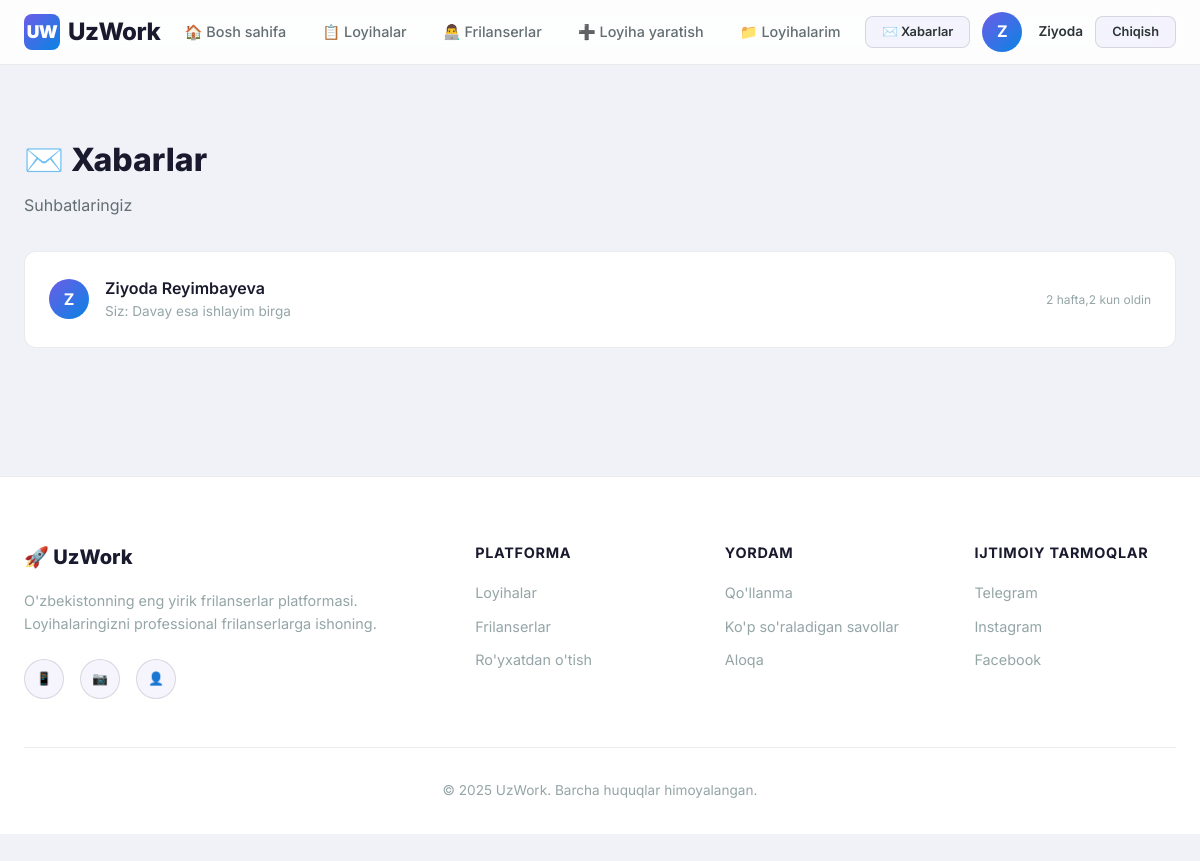
/messages/ (signed in), run on the app's committed database.
### accounts/models.py (models this page shows, shortened)
class User(AbstractUser):
    ROLE_CHOICES = (
        ('client', 'Buyurtmachi'),
        ('freelancer', 'Frilanser'),
        ('admin', 'Administrator'),
    )
    role = models.CharField(max_length=20, choices=ROLE_CHOICES, default='client', verbose_name="Rol")
    phone = models.CharField(max_length=20, blank=True, verbose_name="Telefon raqam")
    avatar = models.ImageField(upload_to='avatars/', blank=True, null=True, verbose_name="Profil rasmi")
    bio = models.TextField(blank=True, verbose_name="O'zi haqida")
    skills = models.CharField(max_length=500, blank=True, verbose_name="Ko'nikmalar",
                              help_text="Vergul bilan ajrating: masalan, Python, Django, JavaScript")
    location = models.CharField(max_length=100, blank=True, verbose_name="Joylashuv")
    portfolio_url = models.URLField(blank=True, verbose_name="Portfolio havolasi")
    date_joined_display = models.DateTimeField(auto_now_add=True, verbose_name="Ro'yxatdan o'tgan sana")
    class Meta:
        verbose_name = "Foydalanuvchi"
        verbose_name_plural = "Foydalanuvchilar"
    @property
    def is_client(self):
        return self.role == 'client'
    @property
    def is_admin_user(self):
        return self.role == 'admin' or self.is_superuser

### messaging/models.py (models this page shows, shortened)
class Message(models.Model):
    sender = models.ForeignKey(
        settings.AUTH_USER_MODEL, on_delete=models.CASCADE,
        related_name='sent_messages', verbose_name="Yuboruvchi"
    )
    receiver = models.ForeignKey(
        settings.AUTH_USER_MODEL, on_delete=models.CASCADE,
        related_name='received_messages', verbose_name="Qabul qiluvchi"
    )
    project = models.ForeignKey(
        'projects.Project', on_delete=models.SET_NULL,
        null=True, blank=True, related_name='messages',
        verbose_name="Loyiha"
    )
    content = models.TextField(verbose_name="Xabar matni")
    is_read = models.BooleanField(default=False, verbose_name="O'qilgan")
    created_at = models.DateTimeField(auto_now_add=True, verbose_name="Yuborilgan vaqt")
    class Meta:
        verbose_name = "Xabar"
        verbose_name_plural = "Xabarlar"
        ordering = ['created_at']

### messaging/views.py (the view)
# urls.py: path('', views.inbox_view, name='inbox'),
@login_required
def inbox_view(request):
    sent_to = Message.objects.filter(sender=request.user).values_list('receiver', flat=True).distinct()
    received_from = Message.objects.filter(receiver=request.user).values_list('sender', flat=True).distinct()
    user_ids = set(list(sent_to) + list(received_from))
    chat_users = User.objects.filter(id__in=user_ids)
    conversations = []
    for user in chat_users:
        last_msg = Message.objects.filter(
            Q(sender=request.user, receiver=user) |
            Q(sender=user, receiver=request.user)
        ).order_by('-created_at').first()
        unread_count = Message.objects.filter(
            sender=user, receiver=request.user, is_read=False
        ).count()
        conversations.append({
            'user': user,
            'last_message': last_msg,
            'unread_count': unread_count,
        })
    conversations.sort(key=lambda c: c['last_message'].created_at if c['last_message'] else '', reverse=True)
    return render(request, 'messaging/inbox.html', {'conversations': conversations})

### templates/messaging/inbox.html (shortened to what this page needs)
{% extends 'base.html' %}
{% block content %}
<div class="page-header">
    <div class="container">
        <h1>✉️ Xabarlar</h1>
        <p>Suhbatlaringiz</p>
    </div>
</div>
<div class="container" style="padding-bottom: var(--space-3xl);">
    {% if conversations %}
    <div class="inbox-list">
        {% for conv in conversations %}
        <a href="{% url 'chat' username=conv.user.username %}" class="inbox-item">
            {% if conv.user.avatar %}
                <img src="{{ conv.user.avatar.url }}" class="avatar avatar-md" alt="">
            {% else %}
                <div class="avatar-placeholder avatar-md">{{ conv.user.first_name|first|default:conv.user.username|first }}</div>
            {% endif %}
            <div class="inbox-info">
                <div class="inbox-name">{{ conv.user.get_full_name|default:conv.user.username }}</div>
                <div class="inbox-preview">
                    {% if conv.last_message %}
                        {% if conv.last_message.sender == request.user %}Siz: {% endif %}{{ conv.last_message.content|truncatewords:10 }}
                    {% endif %}
                </div>
            </div>
            {% if conv.last_message %}
            <span class="inbox-time">{{ conv.last_message.created_at|timesince }} oldin</span>
            {% endif %}
        </a>
        {% endfor %}
    </div>
    {% else %}
    <div class="empty-state">
        <div class="empty-icon">✉️</div>
        <h3>Hozircha xabarlar yo'q</h3>
        <p>Frilanser yoki buyurtmachi profiliga kirib xabar yuborishingiz mumkin</p>
    </div>
    {% endif %}
</div>
{% endblock %}

### templates/base.html (shortened to what this page needs)
{% load static %}
<!DOCTYPE html>
<html lang="uz">
<head>
    <link rel="stylesheet" href="{% static 'css/style.css' %}">
</head>
<body>
    <nav class="navbar" id="navbar">
        <div class="container">
            <a href="{% url 'home' %}" class="navbar-brand">
                <div class="logo-icon">UW</div>
                UzWork
            </a>
            <ul class="navbar-nav" id="navMenu">
                <li><a href="{% url 'home' %}" {% if request.resolver_match.url_name == 'home' %}class="active"{% endif %}>🏠 Bosh sahifa</a></li>
                <li><a href="{% url 'project_list' %}" {% if request.resolver_match.url_name == 'project_list' %}class="active"{% endif %}>📋 Loyihalar</a></li>
                <li><a href="{% url 'freelancers' %}" {% if request.resolver_match.url_name == 'freelancers' %}class="active"{% endif %}>👨‍💻 Frilanserlar</a></li>
                {% if user.is_authenticated %}
                    {% if user.is_client %}
                    <li><a href="{% url 'project_create' %}">➕ Loyiha yaratish</a></li>
                    {% endif %}
                    <li><a href="{% url 'my_projects' %}" {% if request.resolver_match.url_name == 'my_projects' %}class="active"{% endif %}>📁 Loyihalarim</a></li>
                {% endif %}
            </ul>
            <div class="navbar-actions">
                {% if user.is_authenticated %}
                    <a href="{% url 'inbox' %}" class="btn btn-secondary btn-sm nav-badge" title="Xabarlar">
                        ✉️ Xabarlar
                    </a>
                    <a href="{% url 'profile' username=user.username %}" class="d-flex align-center gap-1" style="color: var(--text-primary);">
                        {% if user.avatar %}
                            <img src="{{ user.avatar.url }}" class="avatar avatar-sm" alt="{{ user.username }}">
                        {% else %}
                            <div class="avatar-placeholder avatar-sm">{{ user.first_name|first|default:user.username|first }}</div>
                        {% endif %}
                        <span style="font-weight:600; font-size:0.85rem;">{{ user.first_name|default:user.username }}</span>
                    </a>
                    <a href="{% url 'logout' %}" class="btn btn-secondary btn-sm">Chiqish</a>
                {% else %}
                    <a href="{% url 'login' %}" class="btn btn-secondary btn-sm">Kirish</a>
                    <a href="{% url 'register' %}" class="btn btn-primary btn-sm">Ro'yxatdan o'tish</a>
                {% endif %}
            </div>
        </div>
    </nav>
    <main>
        {% block content %}{% endblock %}
    </main>
    <footer class="footer">
        <div class="container">
            <div class="footer-grid">
                <div>
                    <div class="footer-brand">🚀 UzWork</div>
                    <p class="footer-desc">
                        O'zbekistonning eng yirik frilanserlar platformasi.
                        Loyihalaringizni professional frilanserlarga ishoning.
                    </p>
                    <div style="display:flex; gap:var(--space-md); margin-top:var(--space-lg);">
                        <a href="#" class="btn btn-secondary btn-sm" style="border-radius:50%; width:40px; height:40px; padding:0;">📱</a>
                        <a href="#" class="btn btn-secondary btn-sm" style="border-radius:50%; width:40px; height:40px; padding:0;">📷</a>
                        <a href="#" class="btn btn-secondary btn-sm" style="border-radius:50%; width:40px; height:40px; padding:0;">👤</a>
                    </div>
                </div>
                <div>
                    <h4>Platforma</h4>
                    <ul class="footer-links">
                        <li><a href="{% url 'project_list' %}">Loyihalar</a></li>
                        <li><a href="{% url 'freelancers' %}">Frilanserlar</a></li>
                        <li><a href="{% url 'register' %}">Ro'yxatdan o'tish</a></li>
                    </ul>
                </div>
                <div>
                    <h4>Yordam</h4>
                    <ul class="footer-links">
                        <li><a href="#">Qo'llanma</a></li>
                        <li><a href="#">Ko'p so'raladigan savollar</a></li>
                        <li><a href="#">Aloqa</a></li>
                    </ul>
                </div>
                <div>
                    <h4>Ijtimoiy tarmoqlar</h4>
                    <ul class="footer-links">
                        <li><a href="#">Telegram</a></li>
                        <li><a href="#">Instagram</a></li>
                        <li><a href="#">Facebook</a></li>
                    </ul>
                </div>
            </div>
            <div class="footer-bottom">
                <p>© 2025 UzWork. Barcha huquqlar himoyalangan.</p>
            </div>
        </div>
    </footer>
</body>
</html>

### data on the page
User: first_name|first "Z", first_name "Ziyoda"
User: user.first_name|first "Z", user.get_full_name "Ziyoda Reyimbayeva", last_message.content "Davay esa ishlayim birga", last_message.created_at "2 hafta,2 kun"
